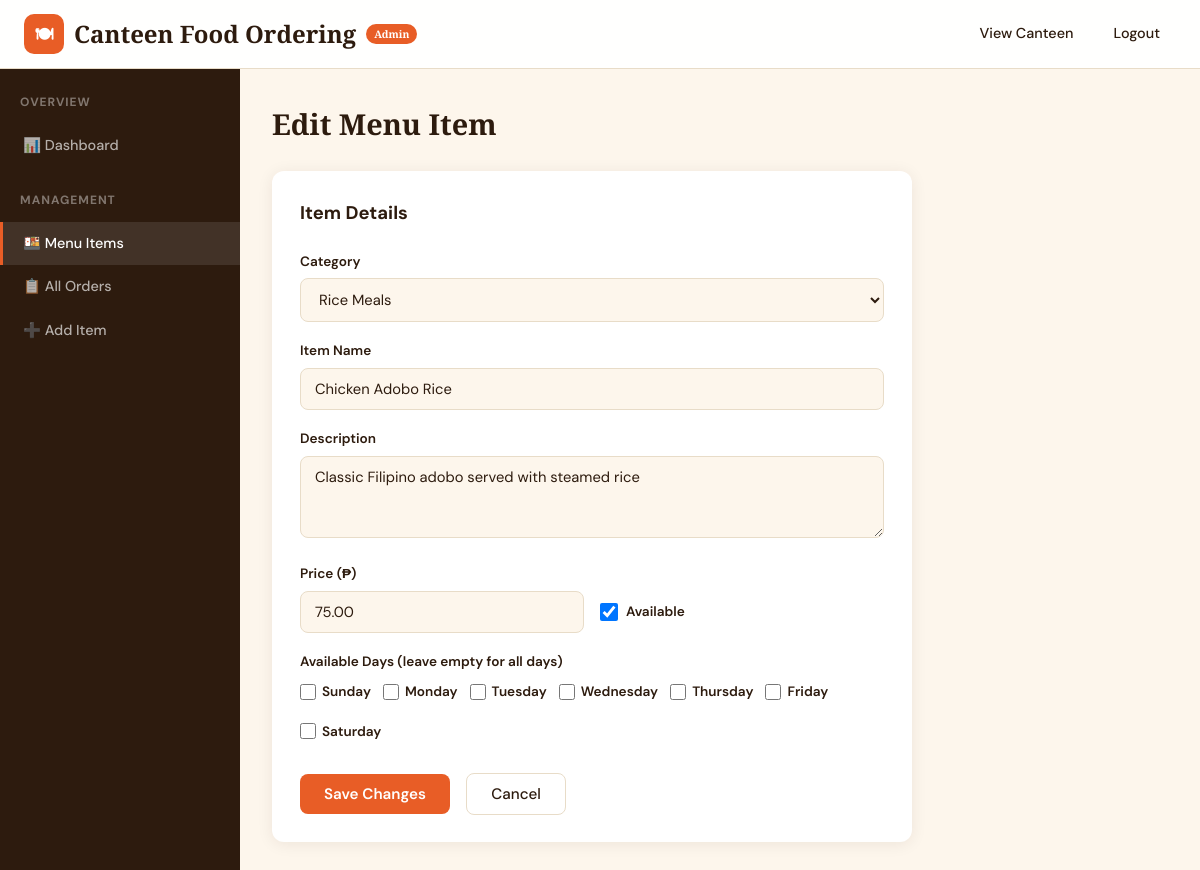
Page /COS/admin/edit-item.php?id=1 (signed in) on the committed database.
### tables this page shows
CREATE TABLE `menu_items` (
  `id` int(11) NOT NULL,
  `category_id` int(11) NOT NULL,
  `name` varchar(100) NOT NULL,
  `description` text DEFAULT '',
  `price` decimal(10,2) NOT NULL,
  `image` varchar(255) DEFAULT 'default-food.jpg',
  `is_available` tinyint(1) DEFAULT 1,
  `day_of_week` set('0','1','2','3','4','5','6') DEFAULT NULL,
  `created_at` timestamp NOT NULL DEFAULT current_timestamp()
);

CREATE TABLE `categories` (
  `id` int(11) NOT NULL,
  `name` varchar(50) NOT NULL,
  `icon` varchar(50) DEFAULT ''
);

### COS/config.php (called while the page is built, shortened)
<?php
function sanitize($str) {
    return htmlspecialchars(trim($str), ENT_QUOTES, 'UTF-8');
}
?>

### COS/admin/edit-item.php (the view, shortened to what this page needs)
<?php
require_once '../config.php';
 $id = (int)($_GET['id'] ?? 0);
 $stmt = $pdo->prepare("SELECT * FROM menu_items WHERE id = ?");
 $stmt->execute([$id]);
 $item = $stmt->fetch();
 $categories = $pdo->query("SELECT * FROM categories ORDER BY name")->fetchAll();
 $days = ['0' => 'Sunday', '1' => 'Monday', '2' => 'Tuesday', '3' => 'Wednesday', '4' => 'Thursday', '5' => 'Friday', '6' => 'Saturday'];
 $selectedDays = $item['day_of_week'] ? explode(',', $item['day_of_week']) : [];
?>
<!DOCTYPE html>
<html lang="en">
<head>
    <link rel="stylesheet" href="../assets/style.css">
    <link rel="stylesheet" href="../assets/admin.css">
</head>
<body>
<nav class="navbar">
    <div class="nav-inner">
        <a href="dashboard.php" class="nav-brand">
            <div class="nav-brand-icon">🍽</div> Canteen Food Ordering
            <span style="font-size:0.65rem;background:var(--accent);color:#fff;padding:2px 8px;border-radius:50px;">Admin</span>
        </a>
        <ul class="nav-links">
            <li><a href="../index.php">View Canteen</a></li>
            <li><a href="logout.php">Logout</a></li>
        </ul>
    </div>
</nav>
<div class="admin-layout">
    <aside class="admin-sidebar">
        <h3>Overview</h3>
        <a href="dashboard.php">📊 Dashboard</a>
        <h3>Management</h3>
        <a href="manage-menu.php" class="active">🍱 Menu Items</a>
        <a href="orders.php">📋 All Orders</a>
        <a href="add-item.php">➕ Add Item</a>
    </aside>
    <main class="admin-content">
        <h1 style="font-family:var(--font-display);font-size:1.8rem;margin-bottom:24px;">Edit Menu Item</h1>
        <div class="admin-form-card">
            <h3>Item Details</h3>
            <form method="POST" action="">
                <div class="form-group">
                    <label for="category_id">Category</label>
                    <select id="category_id" name="category_id" required>
                        <?php foreach ($categories as $c): ?>
                        <option value="<?= $c['id'] ?>" <?= ($item['category_id'] == $c['id']) ? 'selected' : '' ?>><?= sanitize($c['name']) ?></option>
                        <?php endforeach; ?>
                    </select>
                </div>
                <div class="form-group">
                    <label for="name">Item Name</label>
                    <input type="text" id="name" name="name" value="<?= sanitize($item['name']) ?>" required>
                </div>
                <div class="form-group">
                    <label for="description">Description</label>
                    <textarea id="description" name="description" rows="3"><?= sanitize($item['description']) ?></textarea>
                </div>
                <div class="admin-form-row">
                    <div class="form-group">
                        <label for="price">Price (₱)</label>
                        <input type="number" id="price" name="price" step="0.01" min="0.01" value="<?= $item['price'] ?>" required>
                    </div>
                    <div class="form-group" style="display:flex;align-items:flex-end;padding-bottom:4px;">
                        <label style="display:flex;align-items:center;gap:8px;cursor:pointer;">
                            <input type="checkbox" name="is_available" value="1" <?= $item['is_available'] ? 'checked' : '' ?> style="width:18px;height:18px;">
                            Available
                        </label>
                    </div>
                </div>
                <div class="form-group">
                    <label>Available Days (leave empty for all days)</label>
                    <div style="display:flex;flex-wrap:wrap;gap:12px;margin-top:8px;">
                        <?php foreach ($days as $val => $label): ?>
                        <label style="display:flex;align-items:center;gap:6px;cursor:pointer;">
                            <input type="checkbox" name="day_of_week[]" value="<?= $val ?>" <?= in_array($val, $selectedDays) ? 'checked' : '' ?> style="width:16px;height:16px;">
                            <?= $label ?>
                        </label>
                        <?php endforeach; ?>
                    </div>
                </div>
                <button type="submit" class="btn-primary" style="margin-top:8px;">Save Changes</button>
                <a href="manage-menu.php" class="btn-secondary" style="margin-left:12px;">Cancel</a>
            </form>
        </div>
    </main>
</div>
</body>
</html>

### COS/assets/style.css (style rules this page uses)
*, *::before, *::after { margin: 0; padding: 0; box-sizing: border-box; }
:root { --bg: #FDF6EC; --fg: #2D1B0E; --muted: #8B7355; --accent: #E85D26; --accent-dark: #C44A1A; --accent-light: #FFF0E9; --card: #FFFFFF; --border: #E8DCC8; --success: #2D8F4E; --danger: #D63031; --warning: #F39C12; --shadow: 0 2px 16px rgba(45, 27, 14, 0.08); --shadow-lg: 0 8px 32px rgba(45, 27, 14, 0.12); --radius: 12px; --radius-sm: 8px; --font-body: 'DM Sans', sans-serif; --font-display: 'Playfair Display', serif; }
html { scroll-behavior: smooth; }
body { font-family: var(--font-body); background: var(--bg); color: var(--fg); line-height: 1.6; min-height: 100vh; }
a { color: var(--accent); text-decoration: none; transition: color 0.2s; }
.navbar { background: var(--card); border-bottom: 1px solid var(--border); position: sticky; top: 0; z-index: 100; backdrop-filter: blur(10px); background: rgba(255,255,255,0.92); }
.nav-inner { max-width: 1200px; margin: 0 auto; padding: 0 24px; height: 68px; display: flex; align-items: center; justify-content: space-between; }
.nav-brand { display: flex; align-items: center; gap: 10px; font-family: var(--font-display); font-size: 1.5rem; font-weight: 900; color: var(--fg); }
.nav-brand-icon { width: 40px; height: 40px; background: var(--accent); border-radius: 10px; display: flex; align-items: center; justify-content: center; color: #fff; font-size: 1.1rem; }
.nav-links { display: flex; align-items: center; gap: 8px; list-style: none; }
.nav-links a, .nav-links button { display: inline-flex; align-items: center; gap: 6px; padding: 8px 16px; border-radius: var(--radius-sm); font-size: 0.9rem; font-weight: 500; color: var(--fg); background: transparent; border: none; cursor: pointer; font-family: inherit; transition: background 0.2s, color 0.2s; }
.btn-primary { background: var(--accent); color: #fff; border: none; padding: 10px 24px; border-radius: var(--radius-sm); font-size: 0.95rem; font-weight: 600; cursor: pointer; font-family: inherit; transition: background 0.2s, transform 0.15s; display: inline-flex; align-items: center; gap: 8px; }
.btn-secondary { background: var(--card); color: var(--fg); border: 1.5px solid var(--border); padding: 10px 24px; border-radius: var(--radius-sm); font-size: 0.95rem; font-weight: 500; cursor: pointer; font-family: inherit; transition: all 0.2s; }
.form-group { margin-bottom: 18px; }
.form-group label { display: block; font-size: 0.85rem; font-weight: 600; margin-bottom: 6px; color: var(--fg); }
.form-group input, .form-group select, .form-group textarea { width: 100%; padding: 10px 14px; border: 1.5px solid var(--border); border-radius: var(--radius-sm); font-size: 0.92rem; font-family: inherit; color: var(--fg); background: var(--bg); transition: border-color 0.2s; outline: none; }

### COS/assets/admin.css (style rules this page uses)
.admin-layout { display: grid; grid-template-columns: 240px 1fr; min-height: calc(100vh - 68px); }
.admin-sidebar { background: var(--fg); color: #fff; padding: 24px 0; }
.admin-sidebar h3 { padding: 0 20px; font-size: 0.75rem; text-transform: uppercase; letter-spacing: 1px; color: rgba(255,255,255,0.4); margin-bottom: 12px; margin-top: 24px; }
.admin-sidebar h3:first-child { margin-top: 0; }
.admin-sidebar a { display: flex; align-items: center; gap: 10px; padding: 10px 20px; color: rgba(255,255,255,0.65); font-size: 0.9rem; font-weight: 500; transition: all 0.2s; border-left: 3px solid transparent; }
.admin-sidebar a.active { color: #fff; background: rgba(255,255,255,0.1); border-left-color: var(--accent); }
.admin-content { padding: 32px; background: var(--bg); }
.admin-form-card { background: var(--card); border-radius: var(--radius); box-shadow: var(--shadow); padding: 28px; max-width: 640px; }
.admin-form-card h3 { margin-bottom: 22px; font-size: 1.15rem; }
.admin-form-row { display: grid; grid-template-columns: 1fr 1fr; gap: 16px; }

### rows in the picture
menu_items: category_id "Rice Meals", name "Chicken Adobo Rice", description "Classic Filipino adobo served with steamed rice", price "75.00", is_available "☑"

### other values in the picture
$label "Sunday"
$label "Monday"
$label "Tuesday"
$label "Wednesday"
$label "Thursday"
$label "Friday"
$label "Saturday"
